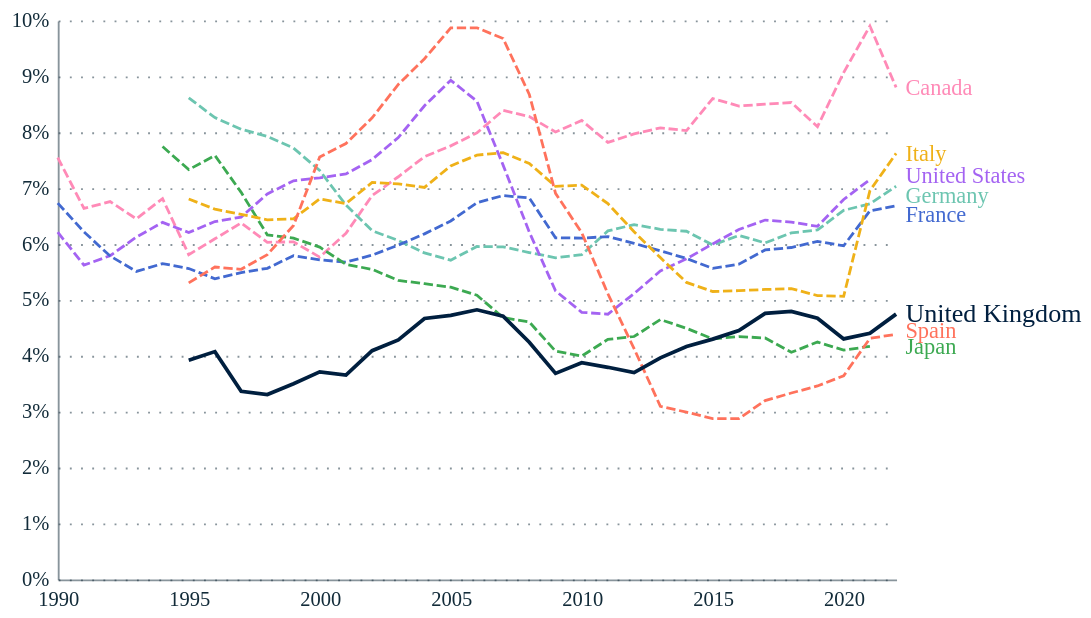

Source (Vega-Lite JSON):
### Vega-Lite specification from a JSON file in a GitHub repository (floating-point values rounded to 4 significant figures; data arrays with more than 128 entries replaced by an {"elided": "..."} marker saying what was removed)
{"config": {"font": "Circular Std", "mark": {"line": {"interpolate": "linear"}}, "view": {"stroke": "transparent", "width": 400, "height": 300}, "range": {"category": ["#179fdb", "#e6224b", "#f4c245", "#122b39", "#eb5c2e", "#36b7b4"], "diverging": ["#E6224B", "#E54753", "#C9C9C9", "#179FDB", "#122B39"], "heatmap": ["#C9C9C9", "#179FDB", "#0063AF", "#122B39"], "ordinal": ["#00A767", "#36B7B4", "#179FDB", "#0063AF", "#243B5A"]}, "axisX": {"labelColor": "#122b39", "tickColor": "#122b39", "domainColor": "#122b39", "domainOpacity": 0.5, "gridOpacity": 0, "labelFont": "Circular Std", "labelAngle": 0, "labelAlign": "center", "labelFontSize": 11, "labelPadding": 5, "tickCount": 10, "tickSize": 0, "title": ""}, "axisY": {"labelColor": "#122b39", "labelFont": "Circular Std", "tickColor": "#122b39", "domainColor": "#122b39", "gridColor": "#122b39", "gridDash": [1, 5], "gridOpacity": 0.5, "labelPadding": 5, "labelFontSize": 11, "domainOpacity": 0.5, "tickSize": 0, "title": null, "titleAlign": "left", "titleAngle": 0, "titleBaseline": "bottom", "titleColor": "#122b39", "titleOpacity": 0.9, "titleX": 0, "titleY": -7}}, "layer": [{"mark": {"type": "line"}, "encoding": {"color": {"field": "Country", "legend": null, "scale": {"domain": ["United Kingdom", "France", "Italy", "Spain", "Germany", "Japan", "Canada", "United States", "Australia", "South Korea"], "range": ["#001f3f", "#4269d0", "#efb118", "#ff725c", "#6cc5b0", "#3ca951", "#ff8ab7", "#a463f2", "#97bbf5", "#9c6b4e"]}, "type": "nominal"}, "size": {"condition": {"test": "(datum.LOCATION === 'GBR')", "value": 2}, "value": 1.5}, "strokeDash": {"condition": {"test": "(datum.LOCATION === 'GBR')", "value": [0, 0]}, "value": [5, 2]}, "x": {"field": "Time", "title": "", "type": "temporal"}, "y": {"axis": {"format": "%"}, "field": "Value", "title": "", "type": "quantitative"}}}, {"mark": {"type": "text", "align": "left", "dx": 5, "dy": {"expr": "{\"Germany\": 5, \"France\": 5, \"United States\": -2, \"Spain\": -2}[datum.Country]"}}, "encoding": {"color": {"field": "Country", "legend": null, "scale": {"domain": ["United Kingdom", "France", "Italy", "Spain", "Germany", "Japan", "Canada", "United States", "Australia", "South Korea"], "range": ["#001f3f", "#4269d0", "#efb118", "#ff725c", "#6cc5b0", "#3ca951", "#ff8ab7", "#a463f2", "#97bbf5", "#9c6b4e"]}, "type": "nominal"}, "size": {"condition": {"test": "(datum.LOCATION === 'GBR')", "value": 14}, "value": 12}, "text": {"field": "label", "type": "nominal"}, "x": {"value": 450}, "y": {"axis": {"format": "%"}, "field": "Value", "title": "", "type": "quantitative"}}}], "data": {"name": "data-79ee59e35280ff83a1a0106b1cd847a7"}, "height": 300, "width": 450, "$schema": "https://vega.github.io/schema/vega-lite/v5.8.0.json", "datasets": {"data-79ee59e35280ff83a1a0106b1cd847a7": {"elided": "238 records"}}}
